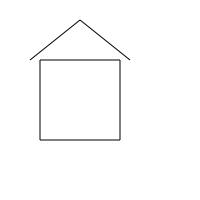

Source code (Python):
# Generated from house.svg by svg_to_turtle.py
# Do not edit — regenerate from the SVG source.
import turtle


def _draw_beam(t: turtle.Turtle, start: tuple[int, int]) -> None:
    t.penup()
    t.goto(start[0] + 0.0, start[1] + 0.0)
    t.pendown()
    t.goto(start[0] + 80.0, start[1] + 0.0)


def _draw_wall(t: turtle.Turtle, start: tuple[int, int]) -> None:
    t.penup()
    t.goto(start[0] + 0.0, start[1] + 0.0)
    t.pendown()
    t.goto(start[0] + 0.0, start[1] + 80.0)


def draw(t: turtle.Turtle) -> None:
    start = (0, 0)
    pos = t.position()
    heading = t.heading()
    _draw_wall(t, (40, 60))
    t.penup()
    t.goto(pos)
    t.setheading(heading)
    pos_2 = t.position()
    heading_2 = t.heading()
    _draw_wall(t, (120, 60))
    t.penup()
    t.goto(pos_2)
    t.setheading(heading_2)
    t.penup()
    t.goto(start[0] + 30.0, start[1] + 60.0)
    t.pendown()
    t.goto(start[0] + 80.0, start[1] + 20.0)
    t.penup()
    t.goto(start[0] + 80.0, start[1] + 20.0)
    t.pendown()
    t.goto(start[0] + 130.0, start[1] + 60.0)
    pos_3 = t.position()
    heading_3 = t.heading()
    _draw_beam(t, (40, 60))
    t.penup()
    t.goto(pos_3)
    t.setheading(heading_3)
    pos_4 = t.position()
    heading_4 = t.heading()
    _draw_beam(t, (40, 140))
    t.penup()
    t.goto(pos_4)
    t.setheading(heading_4)


if __name__ == "__main__":
    t = turtle.Turtle()
    draw(t)
    turtle.done()
